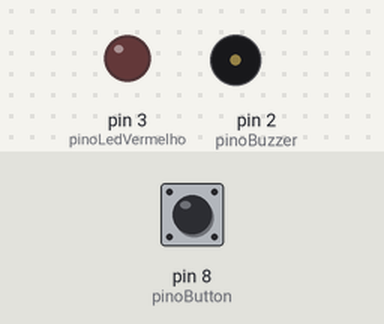
Bench run of a sketch on a simulated Arduino Uno, built with avr-gcc and run on an emulated ATmega328P. Shown: output pins drawn as LEDs (lit = HIGH), buzzer (waves = sounding). Inputs (shaded band) come from the test bench; at power-on: pin 8 (pinoButton) LOW.

Above: at 1.2 s.
1.3 s: pin 8 (pinoButton) pulled HIGH for 0.15 s
At 2.1 s:
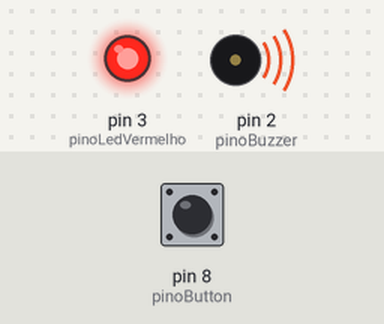
3.8 s: pin 8 (pinoButton) pulled HIGH for 3.2 s
At 8.8 s:
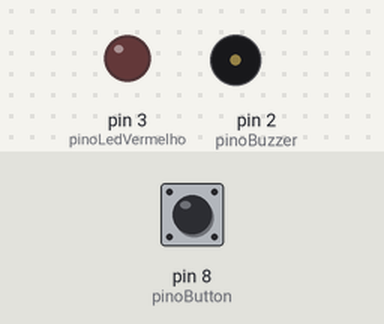
Timing chart, 0 to 10.3 s (numbered marks = the images above; inputs shaded):
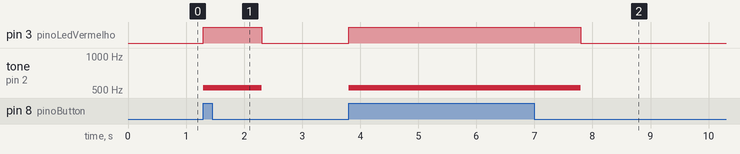

The sketch:

Buzzer_Botao.ino
```cpp
//constante para o pino da buzzer
#define pinoBuzzer 2
#define pinoButton 8
//constante do led
#define pinoLedVermelho 3

void setup() {
  Serial.begin(9600);

  //Modo do pino
  pinMode(pinoBuzzer, OUTPUT);
  pinMode(pinoLedVermelho, OUTPUT);
  pinMode(pinoButton, INPUT);
}

void loop() {
  if (digitalRead(pinoButton) == 1) {
    tone(pinoBuzzer, 523);
    digitalWrite(pinoLedVermelho, HIGH);
    delay(1000);
  } else{
    noTone(pinoBuzzer);
    digitalWrite(pinoLedVermelho, LOW);
  }
}
```

Measured:
- after the input at 1.3 s, pin 3 (pinoLedVermelho): LOW → HIGH at once, → LOW 1.0 s later; tone on pin 2 (pinoBuzzer): silent → 523 Hz at once, → silent 1.0 s later
- after the input at 3.8 s, pin 3 (pinoLedVermelho): LOW → HIGH at once, → LOW 4.0 s later; tone on pin 2 (pinoBuzzer): silent → 523 Hz at once, → silent 4.0 s later
